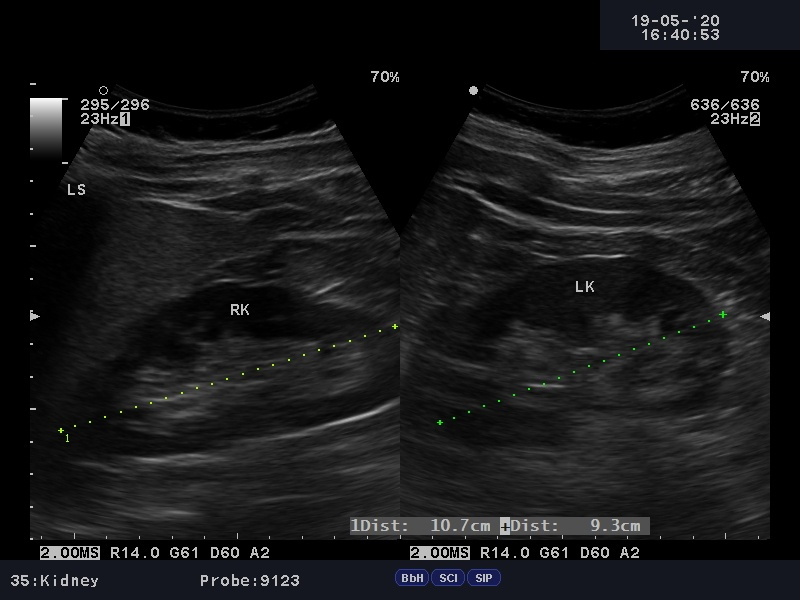
#> input picture images/-_2003880-_URO-_20442_20200519_Kidney_0002.JPG, 800 x 600 px, found by its file name
$ python testing.py
#> lines starting #> are read from the running program, lines starting #| are printed output that depends on the picture; after the words box and inside, x2 and y2 are one past the last pixel; in counts of white or black regions, pixels touching at a corner belong together
import cv2
from numpy import array
img = cv2.imread('images/-_2003880-_URO-_20442_20200519_Kidney_0002.JPG')
#> img is the input picture: shape (600, 800, 3); mean B, G, R 24.6, 23.8, 23.5
img2 = array( 200  * (img[:,:,2] > img[:,:, 1]), dtype='uint8')
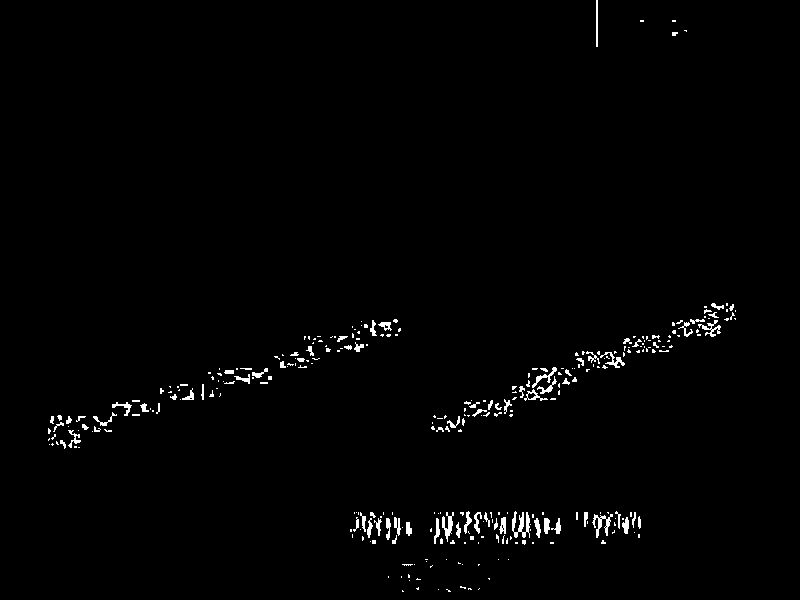
#> img2: shape (600, 800); values 0 (black) and 200 (white), 1.3% white in thin lines or dots, all inside (x1, y1, x2, y2) = (48, 0, 736, 592)

edges = cv2.Canny(img2, 70, 50)
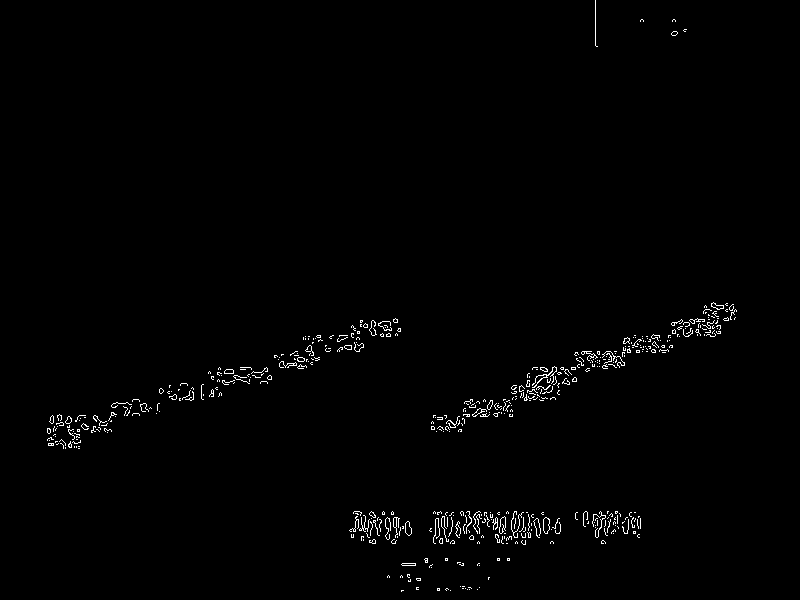
#> edges: shape (600, 800); 0.98% white in thin lines or dots, all inside (x1, y1, x2, y2) = (47, 0, 737, 592)
cv2.imshow('edges.png', edges)
cv2.waitKey(0)
